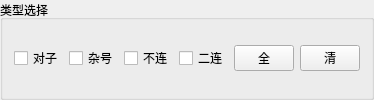
            <widget class="QGroupBox" name="groupBox">
             <property name="title">
              <string>类型选择</string>
             </property>
             <layout class="QVBoxLayout" name="verticalLayout">
              <item>
               <layout class="QHBoxLayout" name="horizontalLayout">
                <item>
                 <widget class="QCheckBox" name="checkBox">
                  <property name="text">
                   <string>对子</string>
                  </property>
                 </widget>
                </item>
                <item>
                 <widget class="QCheckBox" name="checkBox_2">
                  <property name="text">
                   <string>杂号</string>
                  </property>
                 </widget>
                </item>
                <item>
                 <widget class="QCheckBox" name="checkBox_3">
                  <property name="text">
                   <string>不连</string>
                  </property>
                 </widget>
                </item>
                <item>
                 <widget class="QCheckBox" name="checkBox_4">
                  <property name="text">
                   <string>二连</string>
                  </property>
                 </widget>
                </item>
                <item>
                 <widget class="QPushButton" name="pushButton">
                  <property name="minimumSize">
                   <size>
                    <width>30</width>
                    <height>0</height>
                   </size>
                  </property>
                  <property name="maximumSize">
                   <size>
                    <width>60</width>
                    <height>16777215</height>
                   </size>
                  </property>
                  <property name="text">
                   <string>全</string>
                  </property>
                 </widget>
                </item>
                <item>
                 <widget class="QPushButton" name="pushButton_2">
                  <property name="minimumSize">
                   <size>
                    <width>30</width>
                    <height>0</height>
                   </size>
                  </property>
                  <property name="maximumSize">
                   <size>
                    <width>60</width>
                    <height>16777215</height>
                   </size>
                  </property>
                  <property name="text">
                   <string>清</string>
                  </property>
                 </widget>
                </item>
               </layout>
              </item>
             </layout>
            </widget>
